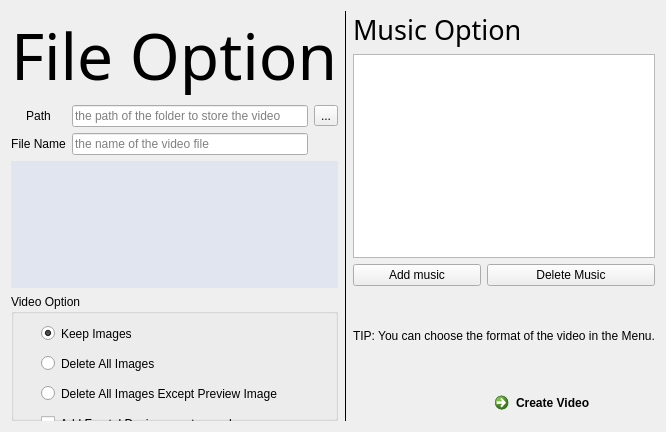
      <widget class="QWidget" name="Video">
       <property name="styleSheet">
        <string notr="true"/>
       </property>
       <attribute name="title">
        <string>Video</string>
       </attribute>
       <layout class="QGridLayout" name="gridLayout_7" rowstretch="1,3,3,0" columnstretch="1,0,1">
        <item row="2" column="0" rowspan="2">
         <layout class="QGridLayout" name="gridLayout_5">
          <item row="1" column="0">
           <widget class="QGroupBox" name="groupBox">
            <property name="autoFillBackground">
             <bool>false</bool>
            </property>
            <property name="styleSheet">
             <string notr="true"/>
            </property>
            <property name="title">
             <string>Video Option</string>
            </property>
            <widget class="QRadioButton" name="radioButton_5">
             <property name="geometry">
              <rect>
               <x>30</x>
               <y>30</y>
               <width>112</width>
               <height>19</height>
              </rect>
             </property>
             <property name="text">
              <string>Keep Images</string>
             </property>
             <property name="checked">
              <bool>true</bool>
             </property>
            </widget>
            <widget class="QRadioButton" name="radioButton_6">
             <property name="geometry">
              <rect>
               <x>30</x>
               <y>60</y>
               <width>271</width>
               <height>19</height>
              </rect>
             </property>
             <property name="text">
              <string>Delete All Images</string>
             </property>
            </widget>
            <widget class="QRadioButton" name="radioButton_7">
             <property name="geometry">
              <rect>
               <x>30</x>
               <y>90</y>
               <width>331</width>
               <height>19</height>
              </rect>
             </property>
             <property name="text">
              <string>Delete All Images Except Preview Image</string>
             </property>
            </widget>
            <widget class="QCheckBox" name="checkBox_3">
             <property name="geometry">
              <rect>
               <x>30</x>
               <y>180</y>
               <width>261</width>
               <height>19</height>
              </rect>
             </property>
             <property name="text">
              <string>Open The Video After creating</string>
             </property>
             <property name="checked">
              <bool>true</bool>
             </property>
            </widget>
            <widget class="QCheckBox" name="checkBox_4">
             <property name="geometry">
              <rect>
               <x>30</x>
               <y>120</y>
               <width>281</width>
               <height>19</height>
              </rect>
             </property>
             <property name="text">
              <string>Add Fractal Designer water mark</string>
             </property>
             <property name="checked">
              <bool>false</bool>
             </property>
            </widget>
            <widget class="QCheckBox" name="checkBox_5">
             <property name="geometry">
              <rect>
               <x>30</x>
               <y>150</y>
               <width>401</width>
               <height>19</height>
              </rect>
             </property>
             <property name="text">
              <string>Close Fractal Designer after creating the video</string>
             </property>
             <property name="checked">
              <bool>false</bool>
             </property>
            </widget>
           </widget>
          </item>
         </layout>
        </item>
        <item row="0" column="2" rowspan="4">
         <layout class="QGridLayout" name="gridLayout_6" rowstretch="1,7,1,0,1,1,1,1">
          <item row="7" column="1">
           <widget class="QCommandLinkButton" name="commandLinkButton_3">
            <property name="text">
             <string>Create Video</string>
            </property>
            <property name="checkable">
             <bool>false</bool>
            </property>
           </widget>
          </item>
          <item row="2" column="1">
           <widget class="QPushButton" name="pushButton_deleteMusic">
            <property name="text">
             <string>Delete Music</string>
            </property>
           </widget>
          </item>
          <item row="4" column="1">
           <spacer name="verticalSpacer_7">
            <property name="orientation">
             <enum>Qt::Vertical</enum>
            </property>
            <property name="sizeHint" stdset="0">
             <size>
              <width>20</width>
              <height>40</height>
             </size>
            </property>
           </spacer>
          </item>
          <item row="6" column="1">
           <spacer name="verticalSpacer_6">
            <property name="orientation">
             <enum>Qt::Vertical</enum>
            </property>
            <property name="sizeHint" stdset="0">
             <size>
              <width>20</width>
              <height>40</height>
             </size>
            </property>
           </spacer>
          </item>
          <item row="2" column="0">
           <widget class="QPushButton" name="pushButton_addMusic">
            <property name="text">
             <string>Add music</string>
            </property>
           </widget>
          </item>
          <item row="0" column="0" colspan="2">
           <widget class="QLabel" name="label_8">
            <property name="font">
             <font>
              <family>Agency FB</family>
              <pointsize>20</pointsize>
             </font>
            </property>
            <property name="text">
             <string>Music Option</string>
            </property>
           </widget>
          </item>
          <item row="5" column="0" colspan="2">
           <widget class="QLabel" name="label_3">
            <property name="text">
             <string>TIP: You can choose the format of the video in the Menu.</string>
            </property>
           </widget>
          </item>
          <item row="1" column="0" colspan="2">
           <widget class="QTextBrowser" name="textBrowser_music">
            <property name="font">
             <font>
              <family>Consolas</family>
              <pointsize>12</pointsize>
             </font>
            </property>
            <property name="html">
             <string>&lt;!DOCTYPE HTML PUBLIC &quot;-//W3C//DTD HTML 4.0//EN&quot; &quot;http://www.w3.org/TR/REC-html40/strict.dtd&quot;&gt;
&lt;html&gt;&lt;head&gt;&lt;meta name=&quot;qrichtext&quot; content=&quot;1&quot; /&gt;&lt;style type=&quot;text/css&quot;&gt;
p, li { white-space: pre-wrap; }
&lt;/style&gt;&lt;/head&gt;&lt;body style=&quot; font-family:'Consolas'; font-size:12pt; font-weight:400; font-style:normal;&quot;&gt;
&lt;p style=&quot;-qt-paragraph-type:empty; margin-top:0px; margin-bottom:0px; margin-left:0px; margin-right:0px; -qt-block-indent:0; text-indent:0px; font-family:'SimSun'; font-size:9.07563pt;&quot;&gt;&lt;br /&gt;&lt;/p&gt;&lt;/body&gt;&lt;/html&gt;</string>
            </property>
           </widget>
          </item>
         </layout>
        </item>
        <item row="1" column="0">
         <layout class="QVBoxLayout" name="verticalLayout_9">
          <item>
           <widget class="QWidget" name="widget_previewInVideo" native="true">
            <property name="styleSheet">
             <string notr="true">background-color: rgba(203,213,240,100)</string>
            </property>
            <widget class="QLabel" name="label_previewInVideo">
             <property name="geometry">
              <rect>
               <x>0</x>
               <y>0</y>
               <width>0</width>
               <height>0</height>
              </rect>
             </property>
             <property name="sizePolicy">
              <sizepolicy hsizetype="Maximum" vsizetype="Maximum">
               <horstretch>0</horstretch>
               <verstretch>0</verstretch>
              </sizepolicy>
             </property>
             <property name="styleSheet">
              <string notr="true">background-color: transparent</string>
             </property>
             <property name="text">
              <string/>
             </property>
            </widget>
           </widget>
          </item>
         </layout>
        </item>
        <item row="0" column="0">
         <layout class="QGridLayout" name="gridLayout_8">
          <item row="1" column="1">
           <widget class="QLineEdit" name="lineEdit_videoPath">
            <property name="placeholderText">
             <string>the path of the folder to store the video</string>
            </property>
           </widget>
          </item>
          <item row="2" column="0">
           <widget class="QLabel" name="label_7">
            <property name="text">
             <string>File Name</string>
            </property>
            <property name="alignment">
             <set>Qt::AlignCenter</set>
            </property>
           </widget>
          </item>
          <item row="1" column="0">
           <widget class="QLabel" name="label_6">
            <property name="text">
             <string>Path</string>
            </property>
            <property name="alignment">
             <set>Qt::AlignCenter</set>
            </property>
           </widget>
          </item>
          <item row="2" column="1">
           <widget class="QLineEdit" name="lineEdit_videoName">
            <property name="placeholderText">
             <string>the name of the video file</string>
            </property>
           </widget>
          </item>
          <item row="1" column="2">
           <widget class="QToolButton" name="toolButton_videoPath">
            <property name="text">
             <string>...</string>
            </property>
            <property name="icon">
             <iconset resource="Icon_resources.qrc">
              <normaloff>:/Menu Icon/FolderBrowser.svg</normaloff>:/Menu Icon/FolderBrowser.svg</iconset>
            </property>
           </widget>
          </item>
          <item row="0" column="0" colspan="3">
           <widget class="QLabel" name="label_9">
            <property name="font">
             <font>
              <family>Agency FB</family>
              <pointsize>48</pointsize>
             </font>
            </property>
            <property name="text">
             <string>File Option</string>
            </property>
            <property name="alignment">
             <set>Qt::AlignLeading|Qt::AlignLeft|Qt::AlignTop</set>
            </property>
           </widget>
          </item>
         </layout>
        </item>
        <item row="0" column="1" rowspan="4">
         <widget class="Line" name="line_2">
          <property name="frameShadow">
           <enum>QFrame::Plain</enum>
          </property>
          <property name="orientation">
           <enum>Qt::Vertical</enum>
          </property>
         </widget>
        </item>
       </layout>
      </widget>
